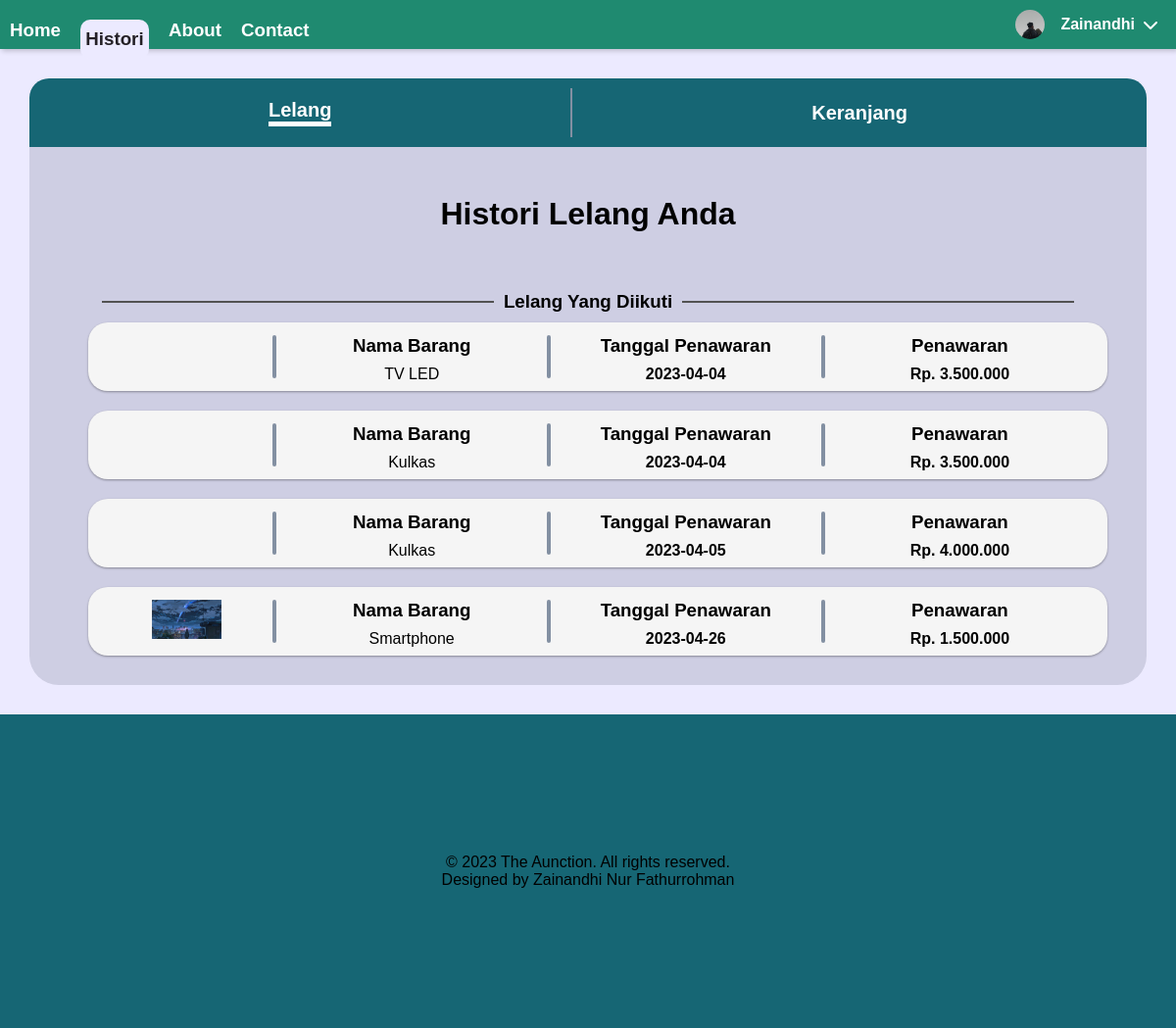
/user/page/historiuser.php (signed in), run on the app's committed database.
### tables this page shows
CREATE TABLE `tkonsumen` (
  `id_user` int(11) NOT NULL,
  `nama_lengkap` varchar(50) NOT NULL,
  `username` varchar(25) NOT NULL,
  `password` varchar(25) NOT NULL,
  `telp` varchar(15) NOT NULL,
  `email` varchar(50) NOT NULL,
  `gambar` varchar(50) NOT NULL
);

CREATE TABLE `thistori_lelang` (
  `id_histori` int(11) NOT NULL,
  `id_lelang` int(11) NOT NULL,
  `id_barang` int(11) NOT NULL,
  `id_user` int(11) NOT NULL,
  `tanggal_penawaran` date DEFAULT curdate(),
  `penawaran_harga` int(11) NOT NULL
);

CREATE TABLE `tbarang` (
  `id_barang` int(11) NOT NULL,
  `nama_barang` varchar(25) NOT NULL,
  `tanggal` date NOT NULL,
  `harga_awal` int(20) NOT NULL,
  `deskripsi_barang` text NOT NULL,
  `gambar_barang` varchar(50) NOT NULL
);

### user/page/historiuser.php (the view, shortened to what this page needs)
<?php
require '../../php/koneksi.php';
if (isset($_SESSION['login'])) {
    $id_user = $_SESSION['id_user'];
    $query = "SELECT * FROM tkonsumen WHERE id_user='$id_user'";
    $a = mysqli_query($koneksi, $query);
    $data = mysqli_fetch_array($a);
    $d = $data['username'];
} else {
    header("location:../../php/page/login.php");
}
?>
<!DOCTYPE html>
<html lang="en">
<head>
    <link rel="stylesheet" href="../../assets/css/style.css">
    <link rel="stylesheet"
        href="https://maxst.icons8.com/vue-static/landings/line-awesome/line-awesome/1.3.0/css/line-awesome.min.css">
    <link rel="stylesheet" href="https://cdnjs.cloudflare.com/ajax/libs/font-awesome/6.4.0/css/all.min.css"
 />
</head>
<body>
    <div class="navbar">
        <div class="navbar-1">
            <h3><a href="../konsumenpage.php" class="a-navbar">Home</a></h3>
            <h3 class="active-navbar"><a href="#" class="a-navbar">Histori</a></h3>
            <h3><a href="about.php" class="a-navbar">About</a></h3>
            <h3><a href="contact.php" class="a-navbar">Contact</a></h3>
        </div>
        <div class="user-wrapper">
            <img src="../../assets/img/<?= $data['gambar'] ?>" width="30px" height="30px" onclick="toogleMenu()">
            <h4>
                <?= substr($d, 0, 10) ?>
            </h4>
            <i class="fa-solid fa-chevron-down" style="color: #ffffff;"></i>
        </div>
    </div>
    <div class="preview">
        <div class="cart-title">
            <a href="#" class="active">Lelang</a>
            <span></span>
            <a href="keranjang.php">Keranjang</a>
        </div>
        <div class="cart">
            <h1>Histori Lelang Anda</h1>
            <div class="dibuka">
                <span></span>
                <h3>Lelang Yang Diikuti</h3>
                <span></span>
            </div>
            <?php
            include '../../php/koneksi.php';
            $a2 = mysqli_query($koneksi, "SELECT * FROM `thistori_lelang` INNER JOIN tbarang on thistori_lelang.id_barang=tbarang.id_barang WHERE id_user='$id_user'");
            while ($data2 = mysqli_fetch_array($a2)) {
                ?>
            <div class="card-histori">
                <div class="card-histori-img">
                    <div>
                        <img src="../../assets/img/<?= $data2['gambar_barang'] ?>" alt="" height="40px">
                    </div>
                </div>
                <span></span>
                <div class="card-histori-nama">
                    <h3>Nama Barang</h3>
                    <p>
                        <?= $data2['nama_barang'] ?>
                    </p>
                </div>
                <span></span>
                <div class="card-histori-tgl">
                    <h3>Tanggal Penawaran</h3>
                    <h4>
                        <?= $data2['tanggal_penawaran'] ?>
                    </h4>
                </div>
                <span></span>
                <div class="card-histori-penawaran">
                    <h3>Penawaran</h3>
                    <h4>
                        Rp.
                        <?= number_format($data2['penawaran_harga'], 0, ',', '.') ?>
                    </h4>
                </div>
            </div>
            <?php
            }
            ?>
        </div>
    </div>
    <div class="footer">
        <div class="footer-bottom">
            <p align="center">&copy; 2023 The Aunction. All rights reserved.</p>
            <p align="center">Designed by Zainandhi Nur Fathurrohman</p>
        </div>
    </div>
</body>
</html>

### assets/css/style.css (style rules this page uses)
*, html { margin: 0; padding: 0; font-family: 'Poppins', sans-serif; box-sizing: border-box; }
body { background: #eceaff; }
.navbar { background-color: #1F8A70; height: 50px; display: flex; align-items: center; justify-content: space-between; position: relative; box-shadow: 2px 2px 5px rgba(0, 0, 0, 0.2); overflow: visible; }
.a-navbar { text-decoration: none; color: white; }
.navbar h3 { margin-left: 10px; margin-right: 10px; margin-top: 50px; right: 50px; }
.navbar-1 { display: flex; }
.active-navbar { background-color: #eceaff; width: 70px; height: 40px; margin-bottom: 20px; padding-bottom: 0px; border-radius: 10px; display: grid; place-items: center; }
.active-navbar a { color: #242026; }
.user-wrapper { display: flex; align-items: center; margin-right: 10px; cursor: pointer; }
.user-wrapper i { padding: 8px; }
.user-wrapper img { border-radius: 50%; margin-right: 1rem; object-fit: cover; }
.user-wrapper h4 { margin-bottom: 0rem !important; color: #fff; }
.preview { background-color: rgb(206, 206, 227); margin: 30px; border-radius: 30px; padding-bottom: 10px; }
.preview h1 { padding-bottom: 10px; }
.cart-title { display: flex; justify-content: space-evenly; align-items: center; padding: 10px; background-color: #166674; border-top-left-radius: 20px; border-top-right-radius: 20px; }
.cart-title a { font-weight: bold; text-decoration: none; font-size: 20px; color: #fff; }
.cart-title span { display: inline-block; width: 2px; height: 50px; background-color: #8390A2; margin: 0 10px; }
.active { border-bottom: 5px solid #fff; }
.cart { display: flex; flex-direction: column; justify-content: center; align-items: center; }
.cart h1 { text-align: center; padding: 50px; }
.dibuka { display: flex; padding: 10px; justify-content: center; align-items: center; }
.dibuka span { width: 400px; height: 2px; background-color: #525252; margin: 10px; }
.card-histori { width: 1040px; height: 70px; padding: .8em; margin-left: 20px; margin-bottom: 20px; background: #f5f5f5; box-shadow: 0 1px 3px rgba(0, 0, 0, 0.12), 0 1px 2px rgba(0, 0, 0, 0.24); display: flex; justify-content: space-evenly; border-radius: 20px; }
.card-histori-img { width: 100px; display: grid; place-items: center; object-fit: cover; }
.card-histori-nama { width: 200px; }
.card-histori-nama h3 { text-align: center; }
.card-histori-nama p { text-align: center; position: relative; top: 40%; left: 50%; transform: translate(-50%, -50%); }
.card-histori-tgl { width: 200px; text-align: center; }
.card-histori-tgl h4 { text-align: center; position: relative; top: 40%; left: 50%; transform: translate(-50%, -50%); }
.card-histori-penawaran { width: 200px; text-align: center; }
.card-histori-penawaran h4 { text-align: center; position: relative; top: 40%; left: 50%; transform: translate(-50%, -50%); }
.card-histori span { width: 4px; height: 100%; background-color: #8390A2; border-radius: 10px; }
.footer { background-color: #166674; height: 40vh; display: grid; place-items: center; }

### data on the page
tkonsumen: gambar (picture), username "Zainandhi"
thistori_lelang: id_barang.nama_barang "TV LED", tanggal_penawaran "2023-04-04", penawaran_harga "3.500.000"
thistori_lelang: id_barang.nama_barang "Kulkas", tanggal_penawaran "2023-04-04", penawaran_harga "3.500.000"
thistori_lelang: id_barang.nama_barang "Kulkas", tanggal_penawaran "2023-04-05", penawaran_harga "4.000.000"
thistori_lelang: id_barang.gambar_barang (picture), id_barang.nama_barang "Smartphone", tanggal_penawaran "2023-04-26", penawaran_harga "1.500.000"
